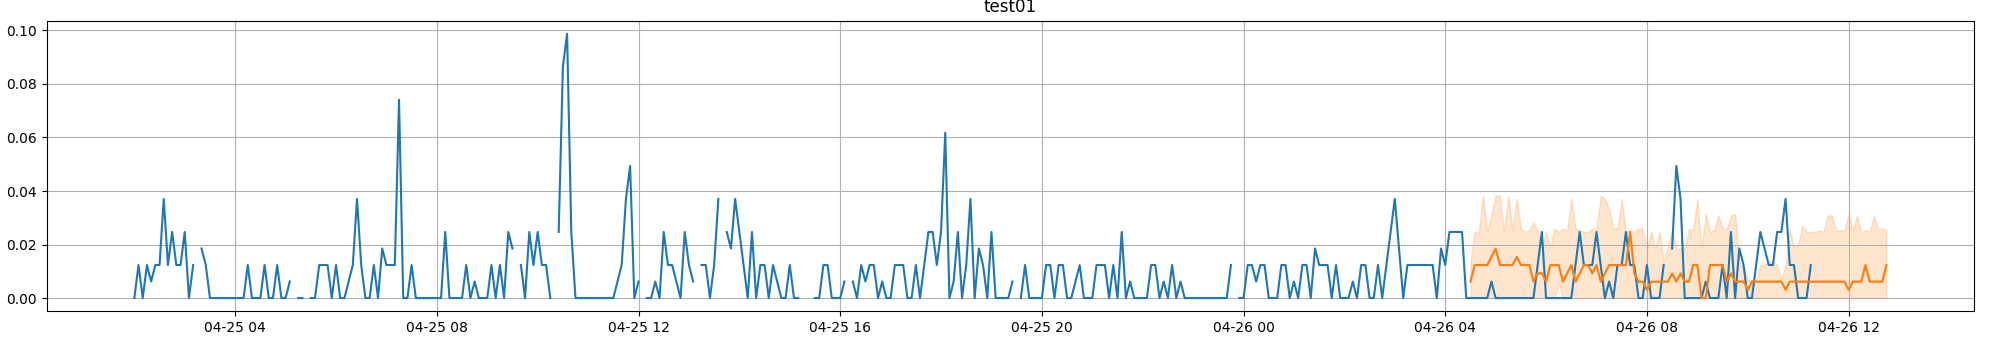

Source code (Python):
import os
import matplotlib.pyplot as plt
import numpy as np
import pandas as pd
import torch
import tensorrt
#from chronos import ChronosPipeline
from autogluon.timeseries import TimeSeriesDataFrame, TimeSeriesPredictor
from sklearn.preprocessing import OneHotEncoder, MinMaxScaler


# 設定輸入和輸出路徑
csv_folder = "sorted_data"

# 獲取所有CSV文件
csv_files = [f for f in os.listdir(csv_folder) if f.endswith('.csv')]

# 處理每個CSV文件(每艘船)
for file in csv_files:
    df = pd.read_csv(os.path.join(csv_folder, file))
    if len(df) > 1500:
        break
df['item_id'] = "test01"
df.columns.values[11] = 'timestamp'
#Longitude
#df.columns.values[7] = 'target'
#Latitude
df.columns.values[8] = 'target'
#SOG
#df.columns.values[6] = 'target'
#COG
#df.columns.values[9] = 'target'
from sklearn.preprocessing import MinMaxScaler
import pandas as pd
import numpy as np

scaler = MinMaxScaler()
target_values = df['target'].values.reshape(-1, 1)
scaled_target = scaler.fit_transform(target_values)

#df['target_scaled'] = scaled_target

# 如果你想要替換原始的 'target' 列，可以使用：
df['target'] = scaled_target

data = TimeSeriesDataFrame(
    df
)
print(data.head())

prediction_length = 24
train_data, test_data = data.train_test_split(prediction_length)

predictor = TimeSeriesPredictor(prediction_length=prediction_length, freq="5min").fit(
    train_data,
    hyperparameters={
        "Chronos": {
            "model_path": "large",
            "batch_size": 64,
            "device": "cuda",
        }
    },
    skip_model_selection=True,
    verbosity=0,
)

predictions = predictor.predict(train_data)
plot = predictor.plot(
    data=data, 
    predictions=predictions, 
    item_ids=["test01"],
    max_history_length=400,
)
plot.savefig("huggingface_chronos_test.png")